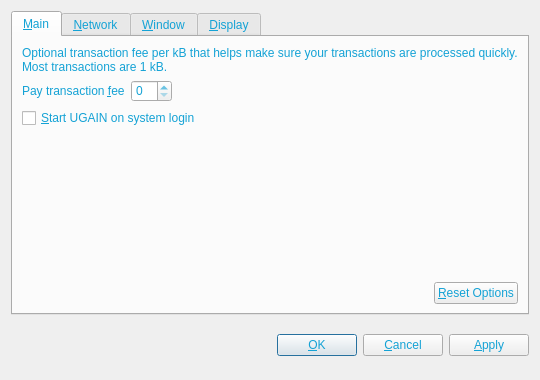
<?xml version="1.0" encoding="UTF-8"?>
<ui version="4.0">
 <class>OptionsDialog</class>
 <widget class="QDialog" name="OptionsDialog">
  <property name="geometry">
   <rect>
    <x>0</x>
    <y>0</y>
    <width>540</width>
    <height>380</height>
   </rect>
  </property>
  <property name="windowTitle">
   <string>Options</string>
  </property>
  <property name="styleSheet">
   <string notr="true">background-image: url(:/images/bg01);
color: rgb(20, 162, 213);</string>
  </property>
  <property name="modal">
   <bool>true</bool>
  </property>
  <layout class="QVBoxLayout" name="verticalLayout">
   <item>
    <widget class="QTabWidget" name="tabWidget">
     <property name="tabPosition">
      <enum>QTabWidget::North</enum>
     </property>
     <property name="currentIndex">
      <number>0</number>
     </property>
     <widget class="QWidget" name="tabMain">
      <attribute name="title">
       <string>&amp;Main</string>
      </attribute>
      <layout class="QVBoxLayout" name="verticalLayout_Main">
       <item>
        <widget class="QLabel" name="transactionFeeInfoLabel">
         <property name="text">
          <string>Optional transaction fee per kB that helps make sure your transactions are processed quickly. Most transactions are 1 kB.</string>
         </property>
         <property name="textFormat">
          <enum>Qt::PlainText</enum>
         </property>
         <property name="wordWrap">
          <bool>true</bool>
         </property>
        </widget>
       </item>
       <item>
        <layout class="QHBoxLayout" name="horizontalLayout_1_Main">
         <item>
          <widget class="QLabel" name="transactionFeeLabel">
           <property name="text">
            <string>Pay transaction &amp;fee</string>
           </property>
           <property name="textFormat">
            <enum>Qt::PlainText</enum>
           </property>
           <property name="buddy">
            <cstring>transactionFee</cstring>
           </property>
          </widget>
         </item>
         <item>
          <widget class="BitcoinAmountField" name="transactionFee"/>
         </item>
         <item>
          <spacer name="horizontalSpacer_1_Main">
           <property name="orientation">
            <enum>Qt::Horizontal</enum>
           </property>
           <property name="sizeHint" stdset="0">
            <size>
             <width>40</width>
             <height>20</height>
            </size>
           </property>
          </spacer>
         </item>
        </layout>
       </item>
       <item>
        <widget class="QCheckBox" name="bitcoinAtStartup">
         <property name="toolTip">
          <string>Automatically start UGAIN after logging in to the system.</string>
         </property>
         <property name="text">
          <string>&amp;Start UGAIN on system login</string>
         </property>
        </widget>
       </item>
       <item>
        <spacer name="verticalSpacer_Main">
         <property name="orientation">
          <enum>Qt::Vertical</enum>
         </property>
         <property name="sizeHint" stdset="0">
          <size>
           <width>20</width>
           <height>40</height>
          </size>
         </property>
        </spacer>
       </item>
       <item>
        <layout class="QHBoxLayout" name="horizontalLayout_2_Main">
         <item>
          <spacer name="horizontalSpacer_2_Main">
           <property name="orientation">
            <enum>Qt::Horizontal</enum>
           </property>
           <property name="sizeHint" stdset="0">
            <size>
             <width>40</width>
             <height>20</height>
            </size>
           </property>
          </spacer>
         </item>
         <item>
          <widget class="QPushButton" name="resetButton">
           <property name="toolTip">
            <string>Reset all client options to default.</string>
           </property>
           <property name="text">
            <string>&amp;Reset Options</string>
           </property>
           <property name="autoDefault">
            <bool>false</bool>
           </property>
          </widget>
         </item>
        </layout>
       </item>
      </layout>
     </widget>
     <widget class="QWidget" name="tabNetwork">
      <attribute name="title">
       <string>&amp;Network</string>
      </attribute>
      <layout class="QVBoxLayout" name="verticalLayout_Network">
       <item>
        <widget class="QCheckBox" name="mapPortUpnp">
         <property name="toolTip">
          <string>Automatically open the UGAIN client port on the router. This only works when your router supports UPnP and it is enabled.</string>
         </property>
         <property name="text">
          <string>Map port using &amp;UPnP</string>
         </property>
        </widget>
       </item>
       <item>
        <widget class="QCheckBox" name="connectSocks">
         <property name="toolTip">
          <string>Connect to the UGAIN network through a SOCKS proxy (e.g. when connecting through Tor).</string>
         </property>
         <property name="text">
          <string>&amp;Connect through SOCKS proxy:</string>
         </property>
        </widget>
       </item>
       <item>
        <layout class="QHBoxLayout" name="horizontalLayout_Network">
         <item>
          <widget class="QLabel" name="proxyIpLabel">
           <property name="text">
            <string>Proxy &amp;IP:</string>
           </property>
           <property name="textFormat">
            <enum>Qt::PlainText</enum>
           </property>
           <property name="buddy">
            <cstring>proxyIp</cstring>
           </property>
          </widget>
         </item>
         <item>
          <widget class="QValidatedLineEdit" name="proxyIp">
           <property name="maximumSize">
            <size>
             <width>140</width>
             <height>16777215</height>
            </size>
           </property>
           <property name="toolTip">
            <string>IP address of the proxy (e.g. 127.0.0.1)</string>
           </property>
          </widget>
         </item>
         <item>
          <widget class="QLabel" name="proxyPortLabel">
           <property name="text">
            <string>&amp;Port:</string>
           </property>
           <property name="textFormat">
            <enum>Qt::PlainText</enum>
           </property>
           <property name="buddy">
            <cstring>proxyPort</cstring>
           </property>
          </widget>
         </item>
         <item>
          <widget class="QLineEdit" name="proxyPort">
           <property name="maximumSize">
            <size>
             <width>55</width>
             <height>16777215</height>
            </size>
           </property>
           <property name="toolTip">
            <string>Port of the proxy (e.g. 9050)</string>
           </property>
          </widget>
         </item>
         <item>
          <widget class="QLabel" name="socksVersionLabel">
           <property name="text">
            <string>SOCKS &amp;Version:</string>
           </property>
           <property name="textFormat">
            <enum>Qt::PlainText</enum>
           </property>
           <property name="buddy">
            <cstring>socksVersion</cstring>
           </property>
          </widget>
         </item>
         <item>
          <widget class="QValueComboBox" name="socksVersion">
           <property name="toolTip">
            <string>SOCKS version of the proxy (e.g. 5)</string>
           </property>
          </widget>
         </item>
         <item>
          <spacer name="horizontalSpacer_Network">
           <property name="orientation">
            <enum>Qt::Horizontal</enum>
           </property>
           <property name="sizeHint" stdset="0">
            <size>
             <width>40</width>
             <height>20</height>
            </size>
           </property>
          </spacer>
         </item>
        </layout>
       </item>
       <item>
        <spacer name="verticalSpacer_Network">
         <property name="orientation">
          <enum>Qt::Vertical</enum>
         </property>
         <property name="sizeHint" stdset="0">
          <size>
           <width>20</width>
           <height>40</height>
          </size>
         </property>
        </spacer>
       </item>
      </layout>
     </widget>
     <widget class="QWidget" name="tabWindow">
      <attribute name="title">
       <string>&amp;Window</string>
      </attribute>
      <layout class="QVBoxLayout" name="verticalLayout_Window">
       <item>
        <widget class="QCheckBox" name="minimizeToTray">
         <property name="toolTip">
          <string>Show only a tray icon after minimizing the window.</string>
         </property>
         <property name="text">
          <string>&amp;Minimize to the tray instead of the taskbar</string>
         </property>
        </widget>
       </item>
       <item>
        <widget class="QCheckBox" name="minimizeOnClose">
         <property name="toolTip">
          <string>Minimize instead of exit the application when the window is closed. When this option is enabled, the application will be closed only after selecting Quit in the menu.</string>
         </property>
         <property name="text">
          <string>M&amp;inimize on close</string>
         </property>
        </widget>
       </item>
       <item>
        <spacer name="verticalSpacer_Window">
         <property name="orientation">
          <enum>Qt::Vertical</enum>
         </property>
         <property name="sizeHint" stdset="0">
          <size>
           <width>20</width>
           <height>40</height>
          </size>
         </property>
        </spacer>
       </item>
      </layout>
     </widget>
     <widget class="QWidget" name="tabDisplay">
      <attribute name="title">
       <string>&amp;Display</string>
      </attribute>
      <layout class="QVBoxLayout" name="verticalLayout_Display">
       <item>
        <layout class="QHBoxLayout" name="horizontalLayout_1_Display">
         <item>
          <widget class="QLabel" name="langLabel">
           <property name="text">
            <string>User Interface &amp;language:</string>
           </property>
           <property name="textFormat">
            <enum>Qt::PlainText</enum>
           </property>
           <property name="buddy">
            <cstring>lang</cstring>
           </property>
          </widget>
         </item>
         <item>
          <widget class="QValueComboBox" name="lang">
           <property name="toolTip">
            <string>The user interface language can be set here. This setting will take effect after restarting UGAIN.</string>
           </property>
          </widget>
         </item>
        </layout>
       </item>
       <item>
        <layout class="QHBoxLayout" name="horizontalLayout_2_Display">
         <item>
          <widget class="QLabel" name="unitLabel">
           <property name="text">
            <string>&amp;Unit to show amounts in:</string>
           </property>
           <property name="textFormat">
            <enum>Qt::PlainText</enum>
           </property>
           <property name="buddy">
            <cstring>unit</cstring>
           </property>
          </widget>
         </item>
         <item>
          <widget class="QValueComboBox" name="unit">
           <property name="toolTip">
            <string>Choose the default subdivision unit to show in the interface and when sending coins.</string>
           </property>
          </widget>
         </item>
        </layout>
       </item>
       <item>
        <widget class="QCheckBox" name="displayAddresses">
         <property name="toolTip">
          <string>Whether to show UGAIN addresses in the transaction list or not.</string>
         </property>
         <property name="text">
          <string>&amp;Display addresses in transaction list</string>
         </property>
        </widget>
       </item>
       <item>
        <spacer name="verticalSpacer_Display">
         <property name="orientation">
          <enum>Qt::Vertical</enum>
         </property>
         <property name="sizeHint" stdset="0">
          <size>
           <width>20</width>
           <height>40</height>
          </size>
         </property>
        </spacer>
       </item>
      </layout>
     </widget>
    </widget>
   </item>
   <item>
    <layout class="QHBoxLayout" name="horizontalLayout_Buttons">
     <item>
      <spacer name="horizontalSpacer_1">
       <property name="orientation">
        <enum>Qt::Horizontal</enum>
       </property>
       <property name="sizeHint" stdset="0">
        <size>
         <width>40</width>
         <height>48</height>
        </size>
       </property>
      </spacer>
     </item>
     <item>
      <widget class="QLabel" name="statusLabel">
       <property name="font">
        <font>
         <weight>75</weight>
         <bold>true</bold>
        </font>
       </property>
       <property name="text">
        <string/>
       </property>
       <property name="textFormat">
        <enum>Qt::PlainText</enum>
       </property>
       <property name="wordWrap">
        <bool>true</bool>
       </property>
      </widget>
     </item>
     <item>
      <spacer name="horizontalSpacer_2">
       <property name="orientation">
        <enum>Qt::Horizontal</enum>
       </property>
       <property name="sizeHint" stdset="0">
        <size>
         <width>40</width>
         <height>48</height>
        </size>
       </property>
      </spacer>
     </item>
     <item>
      <widget class="QPushButton" name="okButton">
       <property name="text">
        <string>&amp;OK</string>
       </property>
      </widget>
     </item>
     <item>
      <widget class="QPushButton" name="cancelButton">
       <property name="text">
        <string>&amp;Cancel</string>
       </property>
       <property name="autoDefault">
        <bool>false</bool>
       </property>
      </widget>
     </item>
     <item>
      <widget class="QPushButton" name="applyButton">
       <property name="text">
        <string>&amp;Apply</string>
       </property>
       <property name="autoDefault">
        <bool>false</bool>
       </property>
      </widget>
     </item>
    </layout>
   </item>
  </layout>
 </widget>
 <customwidgets>
  <customwidget>
   <class>BitcoinAmountField</class>
   <extends>QSpinBox</extends>
   <header>bitcoinamountfield.h</header>
   <container>1</container>
  </customwidget>
  <customwidget>
   <class>QValueComboBox</class>
   <extends>QComboBox</extends>
   <header>qvaluecombobox.h</header>
  </customwidget>
  <customwidget>
   <class>QValidatedLineEdit</class>
   <extends>QLineEdit</extends>
   <header>qvalidatedlineedit.h</header>
  </customwidget>
 </customwidgets>
 <resources/>
 <connections/>
</ui>
